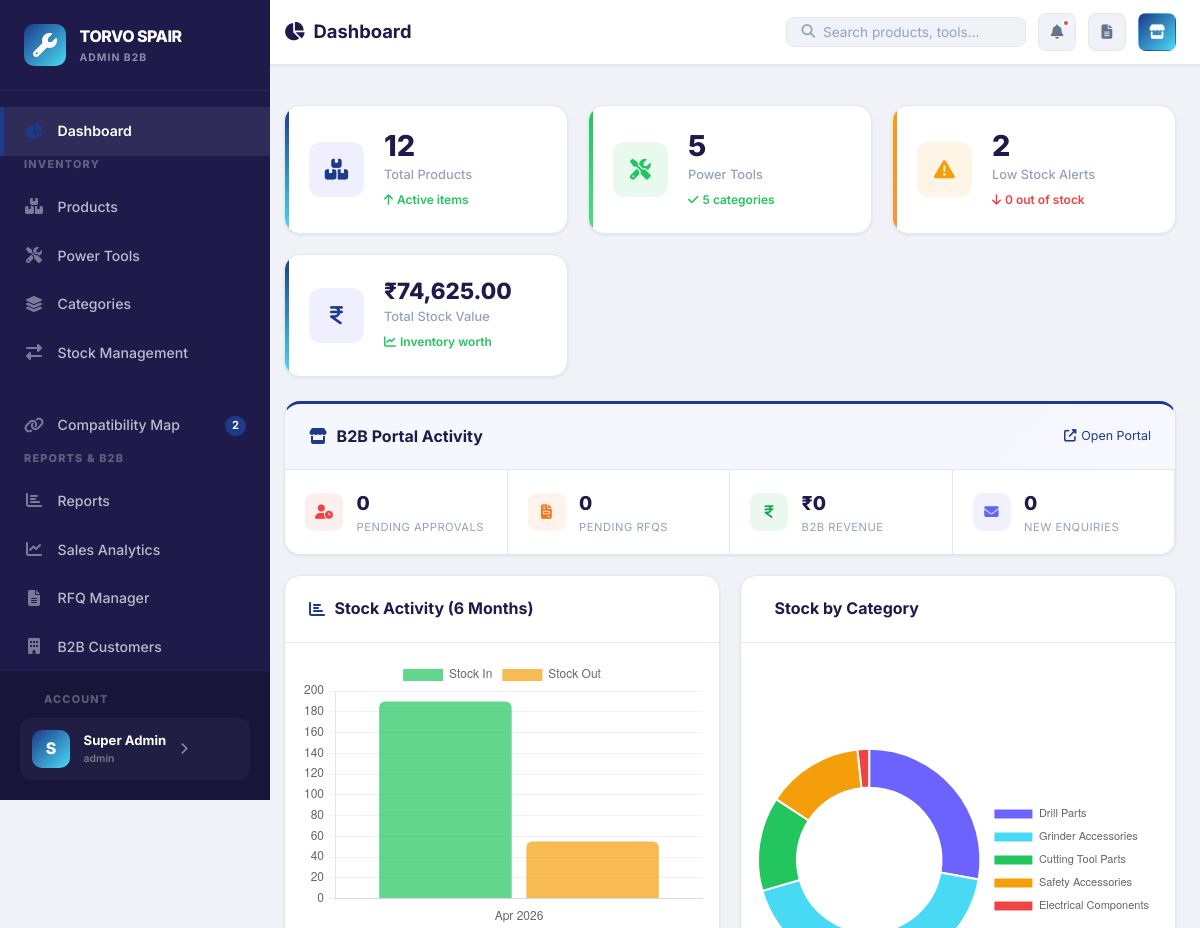
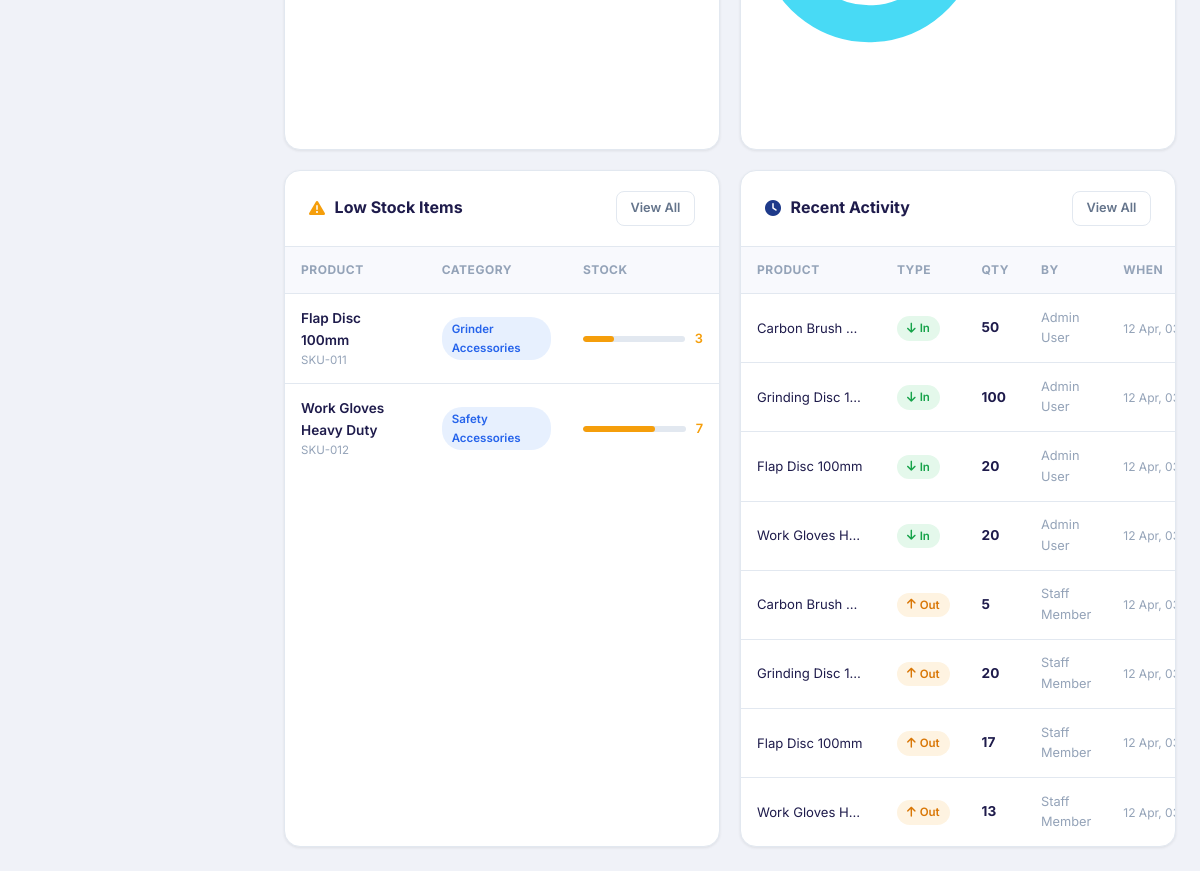
/pages/dashboard.php (signed in), run on the app's committed database (2 pictures, top to bottom).
### tables this page shows
CREATE TABLE IF NOT EXISTS settings (
    setting_key VARCHAR(100) PRIMARY KEY,
    setting_value TEXT,
    category ENUM('frontend', 'admin', 'system') DEFAULT 'frontend',
    updated_at TIMESTAMP DEFAULT CURRENT_TIMESTAMP ON UPDATE CURRENT_TIMESTAMP
);

CREATE TABLE IF NOT EXISTS products (
    id INT AUTO_INCREMENT PRIMARY KEY,
    name VARCHAR(150) NOT NULL,
    sku VARCHAR(100) UNIQUE,
    category_id INT NOT NULL,
    brand VARCHAR(100),
    price DECIMAL(10,2) DEFAULT 0.00,
    quantity INT DEFAULT 0,
    min_stock INT DEFAULT 5,
    description TEXT,
    image VARCHAR(255),
    barcode VARCHAR(100),
    status ENUM('active', 'inactive') DEFAULT 'active',
    created_at TIMESTAMP DEFAULT CURRENT_TIMESTAMP,
    updated_at TIMESTAMP DEFAULT CURRENT_TIMESTAMP ON UPDATE CURRENT_TIMESTAMP,
    FOREIGN KEY (category_id) REFERENCES categories(id) ON DELETE CASCADE
);

CREATE TABLE IF NOT EXISTS categories (
    id INT AUTO_INCREMENT PRIMARY KEY,
    name VARCHAR(100) NOT NULL,
    description TEXT,
    status ENUM('active', 'inactive') DEFAULT 'active',
    created_at TIMESTAMP DEFAULT CURRENT_TIMESTAMP,
    updated_at TIMESTAMP DEFAULT CURRENT_TIMESTAMP ON UPDATE CURRENT_TIMESTAMP
);

CREATE TABLE IF NOT EXISTS stock_logs (
    id INT AUTO_INCREMENT PRIMARY KEY,
    product_id INT NOT NULL,
    user_id INT NOT NULL,
    type ENUM('in', 'out') NOT NULL,
    quantity INT NOT NULL,
    previous_stock INT NOT NULL,
    current_stock INT NOT NULL,
    notes TEXT,
    created_at TIMESTAMP DEFAULT CURRENT_TIMESTAMP,
    FOREIGN KEY (product_id) REFERENCES products(id) ON DELETE CASCADE,
    FOREIGN KEY (user_id) REFERENCES users(id) ON DELETE CASCADE
);

CREATE TABLE IF NOT EXISTS users (
    id INT AUTO_INCREMENT PRIMARY KEY,
    name VARCHAR(100) NOT NULL,
    email VARCHAR(150) NOT NULL UNIQUE,
    password VARCHAR(255) NOT NULL,
    role ENUM('admin', 'staff') DEFAULT 'staff',
    status ENUM('active', 'inactive') DEFAULT 'active',
    created_at TIMESTAMP DEFAULT CURRENT_TIMESTAMP,
    updated_at TIMESTAMP DEFAULT CURRENT_TIMESTAMP ON UPDATE CURRENT_TIMESTAMP
);

### pages/dashboard.php (the view, shortened to what the rows shown need)
<?php
include BASE_PATH . '/includes/header.php';
?>
<?php
$db = getDB();
$recentLogs = $db->query("
    SELECT sl.*, p.name AS product_name, u.name AS user_name, sl.type
    FROM stock_logs sl
    JOIN products p ON sl.product_id = p.id
    JOIN users u ON sl.user_id = u.id
    ORDER BY sl.created_at DESC LIMIT 8
")->fetchAll();
$lowStockProducts = $db->query("
    SELECT p.*, c.name AS category_name
    FROM products p
    JOIN categories c ON p.category_id = c.id
    WHERE p.quantity <= p.min_stock AND p.status='active'
    ORDER BY p.quantity ASC LIMIT 6
")->fetchAll();
$catChartData = $db->query("
    SELECT c.name, COALESCE(SUM(p.quantity),0) AS total_qty
    FROM categories c
    LEFT JOIN products p ON p.category_id = c.id AND p.status='active'
    WHERE c.status='active'
    GROUP BY c.id, c.name
")->fetchAll();
$monthlyData = $db->query("
    SELECT
        DATE_FORMAT(created_at, '%b %Y') AS month,
        SUM(CASE WHEN type='in' THEN quantity ELSE 0 END) AS stock_in,
        SUM(CASE WHEN type='out' THEN quantity ELSE 0 END) AS stock_out
    FROM stock_logs
    WHERE created_at >= DATE_SUB(NOW(), INTERVAL 6 MONTH)
    GROUP BY YEAR(created_at), MONTH(created_at)
    ORDER BY YEAR(created_at), MONTH(created_at)
")->fetchAll();
?>
<div class="page-body">
<div style="display:grid;grid-template-columns:1fr 1fr;gap:1.25rem;">
    <div class="card">
        <?php if (empty($lowStockProducts)): ?>
            <div class="empty-state"><i class="fas fa-check-circle" style="color:var(--success)"></i><h3>All stock levels are healthy!</h3></div>
        <?php else: ?>
        <div class="table-wrap">
            <table class="data-table">
                <thead><tr><th>Product</th><th>Category</th><th>Stock</th></tr></thead>
                <tbody>
                <?php foreach ($lowStockProducts as $p):
                    $pct = $p['min_stock'] > 0 ? min(100, ($p['quantity'] / $p['min_stock']) * 100) : 0;
                    $cls = $p['quantity'] == 0 ? 'stock-zero' : 'stock-low';
                ?>
                <tr>
                    <td>
                        <div style="font-weight:600;font-size:0.85rem;"><?= htmlspecialchars($p['name']) ?></div>
                        <div style="font-size:0.72rem;color:var(--text-muted);"><?= htmlspecialchars($p['sku']) ?></div>
                    </td>
                    <td><span class="badge-pill badge-info"><?= htmlspecialchars($p['category_name']) ?></span></td>
                    <td>
                        <div class="stock-bar-wrap <?= $cls ?>">
                            <div class="stock-bar"><div class="stock-bar-fill" style="width:<?= $pct ?>%"></div></div>
                            <span class="stock-qty" style="color:<?= $p['quantity']==0 ? 'var(--danger)' : 'var(--warning)' ?>">
                                <?= $p['quantity'] ?>
                            </span>
                        </div>
                    </td>
                </tr>
                <?php endforeach; ?>
                </tbody>
            </table>
        </div>
        <?php endif; ?>
    </div>
    <div class="card">
        <?php if (empty($recentLogs)): ?>
            <div class="empty-state"><i class="fas fa-inbox"></i><h3>No activity yet</h3></div>
        <?php else: ?>
        <div class="table-wrap">
            <table class="data-table">
                <thead><tr><th>Product</th><th>Type</th><th>Qty</th><th>By</th><th>When</th></tr></thead>
                <tbody>
                <?php foreach ($recentLogs as $log): ?>
                <tr>
                    <td style="max-width:140px;white-space:nowrap;overflow:hidden;text-overflow:ellipsis;font-size:0.82rem;">
                        <?= htmlspecialchars($log['product_name']) ?>
                    </td>
                    <td>
                        <?php if ($log['type'] === 'in'): ?>
                            <span class="badge-pill badge-success"><i class="fas fa-arrow-down"></i> In</span>
                        <?php else: ?>
                            <span class="badge-pill badge-warning"><i class="fas fa-arrow-up"></i> Out</span>
                        <?php endif; ?>
                    </td>
                    <td style="font-weight:700;font-size:0.85rem;"><?= $log['quantity'] ?></td>
                    <td style="font-size:0.8rem;color:var(--text-muted);"><?= htmlspecialchars($log['user_name']) ?></td>
                    <td style="font-size:0.75rem;color:var(--text-muted);white-space:nowrap;">
                        <?= date('d M, h:ia', strtotime($log['created_at'])) ?>
                    </td>
                </tr>
                <?php endforeach; ?>
                </tbody>
            </table>
        </div>
        <?php endif; ?>
    </div>
</div>
</div>
<script>
// Monthly Activity Chart
const monthlyLabels = <?= json_encode(array_column($monthlyData, 'month')) ?>;
const stockIn  = <?= json_encode(array_column($monthlyData, 'stock_in')) ?>;
const stockOut = <?= json_encode(array_column($monthlyData, 'stock_out')) ?>;
new Chart(document.getElementById('activityChart'), {
    type: 'bar',
    data: {
        labels: monthlyLabels.length ? monthlyLabels : ['No data'],
        datasets: [
            {
                label: 'Stock In',
                data: stockIn.length ? stockIn : [0],
                backgroundColor: 'rgba(34,197,94,0.7)',
                borderRadius: 6,
            },
            {
                label: 'Stock Out',
                data: stockOut.length ? stockOut : [0],
                backgroundColor: 'rgba(245,158,11,0.7)',
                borderRadius: 6,
            }
        ]
    },
    options: {
        responsive: true,
        plugins: { legend: { position: 'top' } },
        scales: {
            y: { beginAtZero: true, grid: { color: 'rgba(0,0,0,0.05)' } },
            x: { grid: { display: false } }
        }
    }
});
// Category Doughnut Chart
const catLabels = <?= json_encode(array_column($catChartData, 'name')) ?>;
const catQtys   = <?= json_encode(array_column($catChartData, 'total_qty')) ?>;
const catColors = ['#6c63ff','#48daf5','#22c55e','#f59e0b','#ef4444','#3b82f6'];
new Chart(document.getElementById('categoryChart'), {
    type: 'doughnut',
    data: {
        labels: catLabels,
        datasets: [{
            data: catQtys,
            backgroundColor: catColors,
            borderWidth: 2,
            borderColor: '#fff',
            hoverOffset: 8,
        }]
    },
    options: {
        responsive: true,
        cutout: '65%',
        plugins: {
            legend: { position: 'right', labels: { font: { size: 11 }, padding: 12 } }
        }
    }
});
</script>
<?php include BASE_PATH . '/includes/footer.php'; ?>

### includes/header.php (shortened to what the rows shown need)
<?php
require_once BASE_PATH . '/config/database.php';
?>
<!DOCTYPE html>
<html lang="en">
<head>
    <link rel="stylesheet" href="https://cdnjs.cloudflare.com/ajax/libs/font-awesome/6.5.0/css/all.min.css">
    <link rel="stylesheet" href="<?= APP_URL ?>/assets/css/style.css">
</head>
<body>
<div class="app-layout">
<aside class="sidebar" id="sidebar">
    <div class="sidebar-header">
        <a href="<?= APP_URL ?>/pages/dashboard.php" class="sidebar-logo">
            <div class="logo-text">
                <span class="logo-main"><?= getSetting('site_title', 'TORVO SPAIR') ?></span>
                <span class="logo-sub">ADMIN B2B</span>
            </div>
        </a>
    </div>
</aside>
<div class="main-content">

### data on the page
settings: setting_value "TORVO SPAIR"
products: name "Flap Disc 100mm", sku "SKU-011", category.name "Grinder Accessories", min_stock 10 (drawn), quantity "3"
products: name "Work Gloves Heavy Duty", sku "SKU-012", category.name "Safety Accessories", min_stock 10 (drawn), quantity "7"
stock_logs: product.name "Carbon Brush…", type "in" (drawn), quantity "50", user.name "Admin User", created_at "12 Apr,…"
stock_logs: product.name "Grinding Disc 1…", type "in" (drawn), quantity "100", user.name "Admin User", created_at "12 Apr,…"
stock_logs: product.name "Flap Disc 100mm", type "in" (drawn), quantity "20", user.name "Admin User", created_at "12 Apr,…"
stock_logs: product.name "Work Gloves H…", type "in" (drawn), quantity "20", user.name "Admin User", created_at "12 Apr,…"
stock_logs: product.name "Carbon Brush…", type "out" (drawn), quantity "5", user.name "Staff Member", created_at "12 Apr,…"
stock_logs: product.name "Grinding Disc 1…", type "out" (drawn), quantity "20", user.name "Staff Member", created_at "12 Apr,…"
stock_logs: product.name "Flap Disc 100mm", type "out" (drawn), quantity "17", user.name "Staff Member", created_at "12 Apr,…"
stock_logs: product.name "Work Gloves H…", type "out" (drawn), quantity "13", user.name "Staff Member", created_at "12 Apr,…"

### other printed values
$pageTitle "Dashboard"
$totalProducts "12"
$totalTools "5"
$totalCats "5"
$lowStockItems "2"
$outOfStock "0"
formatCurrency($totalStockValue) "₹74,625.00"
$val "0"
$label "PENDING APPROVALS"
$label "PENDING RFQS"
$val "₹0"
$label "B2B REVENUE"
$label "NEW ENQUIRIES"
chart data {{ json_encode(array_column($monthlyData, 'stock_in')) }} ["190"]
chart data {{ json_encode(array_column($monthlyData, 'stock_out')) }} ["55"]
